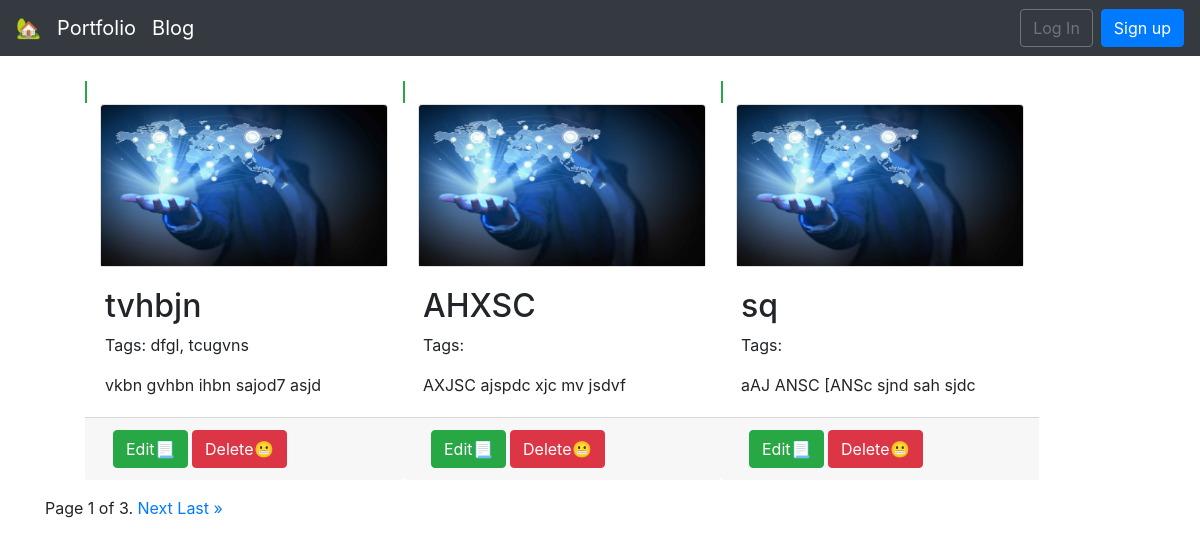
The page /list/ on the database as committed earlier.
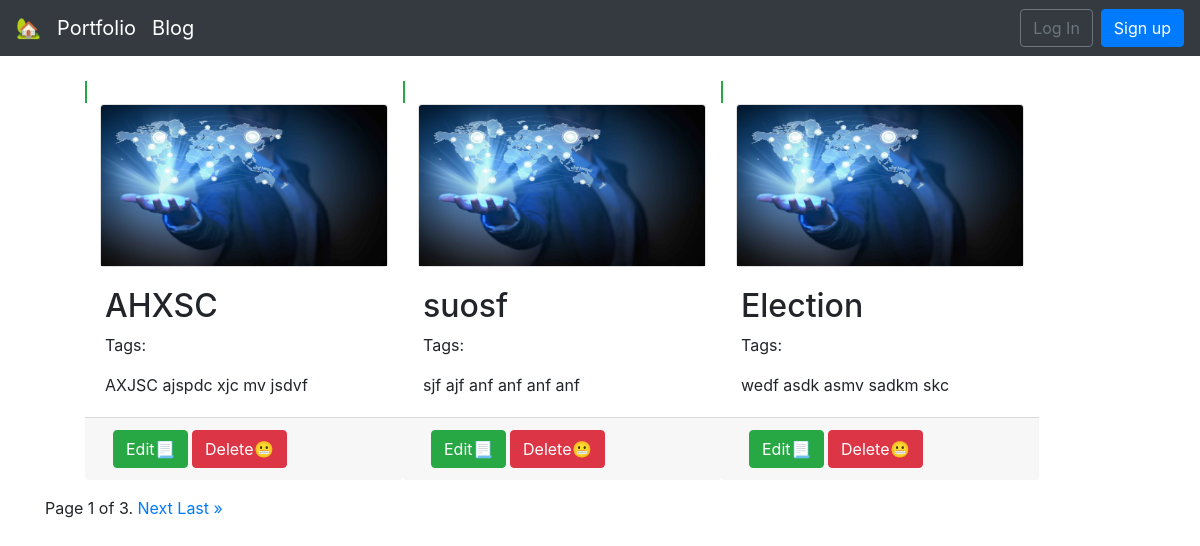
The same page on the database as committed later.
### pages/models.py (models this page shows, shortened)
class CreateScribe(models.Model):
   Interest = models.CharField(max_length=50, choices=Research_Areas, default="")
   title = models.CharField(max_length=250)
   body =  RichTextField(config_name='awesome_ckeditor')
   author = models.ForeignKey(CustomUser, on_delete=models.CASCADE)
   tags = TaggableManager()

### pages/views.py (the view)
# urls.py: path('list/', ListPageView.as_view(), name='list'),
class ListPageView(ListView):
    model = CreateScribe
    template_name = 'list.html'
    context_object_name = 'all_posts_lists'
    paginate_by = 3;

### templates/list.html (shortened to what this page needs)
{% extends 'base.html' %}
{% block content %}
 <ul>
 <div class="container">
 <div class="card-deck mt-4">
{% for page in all_posts_lists %}
  <div class="post-entry">
   <span class="border border-success"></span>
    <div class="card rounded" style="width: 18rem;" >
      <div class="embed-responsive embed-responsive-16by9">
        {% load static %}
     <img class="card-img-top embed-responsive-item" src="{% static 'images/test.jpg' %}" alt="Card image cap">
     </div>
  </div>
      <div class="card-body">
        <h2>{{ page.title }}</a></h2>
        <p class="tags">Tags: {{ page.tags.all|join:", "}}</p>
        <p class="card-text"> {{ page.body|safe }}</p>
      </div>
      <div class="card-footer">
     <a class="btn btn-success ml-2" href="{% url 'edit' page.pk %}">Edit📃️ </a>    <a class="btn btn-danger" href="{% url 'delete' page.pk %}" role="button">Delete😬️ </a>
       </div>
    </div>
 {% endfor %}
  </div>
 </div>
</ul>
<div class="pagination">
    <span class="step-links">
        <span class="current">
            Page {{ page_obj.number }} of {{ page_obj.paginator.num_pages }}.
        </span>
        {% if page_obj.has_next %}
            <a href="?page={{ page_obj.next_page_number }}">Next</a>
            <a href="?page={{ page_obj.paginator.num_pages }}">Last &raquo;</a>
        {% endif %}
    </span>
</div>
{% endblock content %}

Rows that differ between the two databases and show on the page:
removed CreateScribe: title "tvhbjn", tags.all "dfgl, tcugvns", body "vkbn gvhbn ihbn sajod7 asjd"
removed CreateScribe: title "sq", body "aAJ ANSC [ANSc sjnd sah sjdc"
now on this page (row unchanged): CreateScribe: title "suosf", body "sjf ajf anf anf anf anf"
now on this page (row unchanged): CreateScribe: title "Election", body "wedf asdk asmv sadkm skc"
